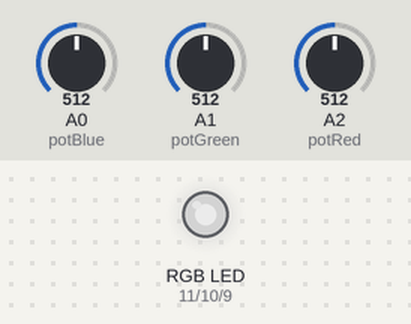
The sketch below on a simulated Arduino Uno, built with avr-gcc and run on an emulated ATmega328P. On the bench: an RGB LED mixed from three pins (HIGH = lit). The inputs (shaded band) are chosen by the test bench; at power-on: A0 (potBlue) = 512, A1 (potGreen) = 512, A2 (potRed) = 512. Dim RGB values are drawn brighter than linear.

Above: at 1.2 s.
1.3 s: A0 (potBlue) set to 716
At 1.8 s:
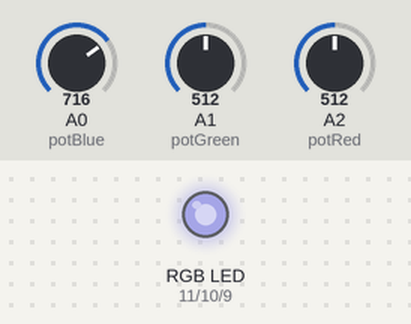
2.8 s: A1 (potGreen) set to 716
At 4.0 s:
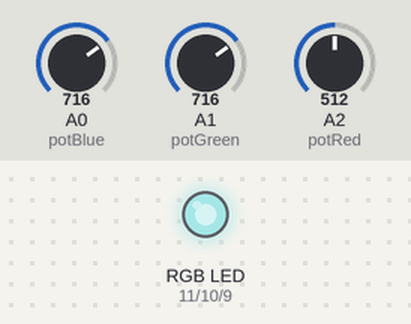
4.3 s: A2 (potRed) set to 716
At 5.3 s:
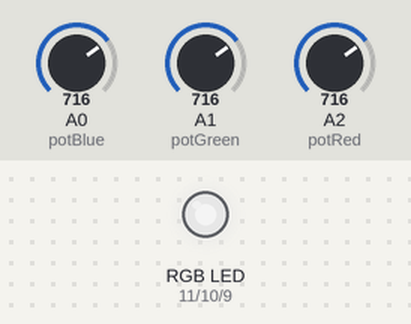
5.8 s: A0 (potBlue) set to 900
At 6.4 s:
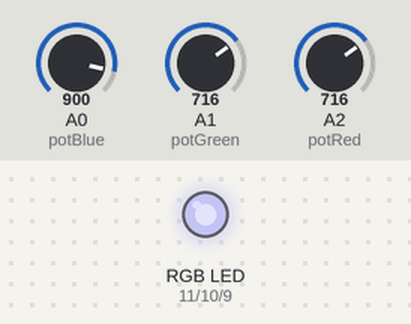
7.3 s: A1 (potGreen) set to 900
At 8.5 s:
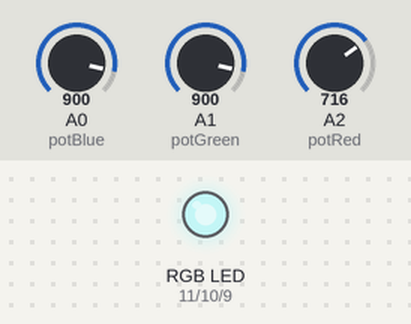
8.8 s: A2 (potRed) set to 900
At 9.9 s:
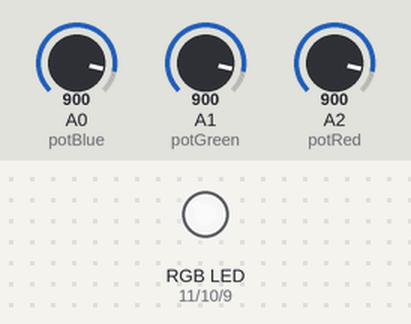
Timing chart, 0 to 11.3 s (numbered marks = the images above; inputs shaded):
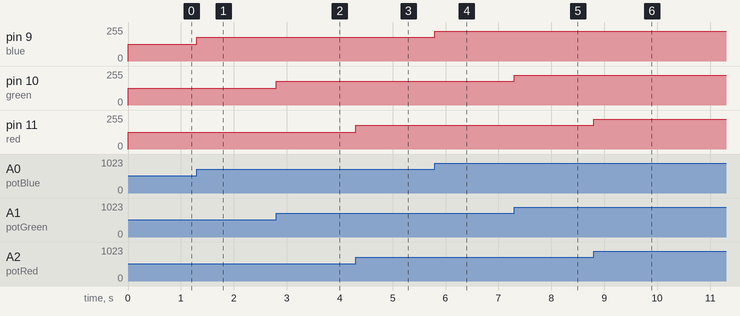

Measured:
- after the input at 1.3 s, pin 9 (blue): 127/255 → 178/255 at once
- after the input at 2.8 s, pin 10 (green): 127/255 → 178/255 at once
- after the input at 4.3 s, pin 11 (red): 127/255 → 178/255 at once
- after the input at 5.8 s, pin 9 (blue): 178/255 → 224/255 at once
- after the input at 7.3 s, pin 10 (green): 178/255 → 224/255 at once
- after the input at 8.8 s, pin 11 (red): 178/255 → 224/255 at once

The sketch:

Potasiyometre_Ile_RGB_Led_Yakma.ino
```cpp
#define blue 9//RGB ledin mavi bacagini 9.pine bagliyoruz
#define green 10//RGB ledin yesil bacagini 10.pine bagliyoruz
#define red 11//RGB ledin kirmizi bacagini 11.pine bagliyoruz
#define potBlue A0//Mavi rengin degeri icin A0 pinine potansiyometre bagliyoruz
#define potGreen A1//Yesil rengin degeri icin A1 pinine potansiyometre bagliyoruz
#define potRed A2//Kirmizi rengin degeri icin A2 pinine potansiyometre bagliyoruz

void setup()
{
  //RGB led icin renkleri cikis veriyoruz
  pinMode(blue , OUTPUT);
  pinMode(green , OUTPUT);
  pinMode(red , OUTPUT);
}

void loop()
{
  //potlardan gelen verileri degiskenlere aktariyoruz
  int blueValue = analogRead(potBlue);
  int greenValue = analogRead(potGreen);
  int redValue = analogRead(potRed);

  //potlardan gelen 0-1023 araligini 0-255 araligina ceviriyoruz
  //cunku RGB led 0-255 araliginda calisir
  blueValue = map(blueValue , 0 , 1023 , 0 , 255);
  greenValue = map(greenValue , 0 , 1023 , 0 , 255);
  redValue = map(redValue , 0 , 1023 , 0 , 255);

  //potlardan okunan degerleri RGB lede yaziyoruz
  analogWrite(blue , blueValue);
  analogWrite(green , greenValue);
  analogWrite(red , redValue);
}
```
